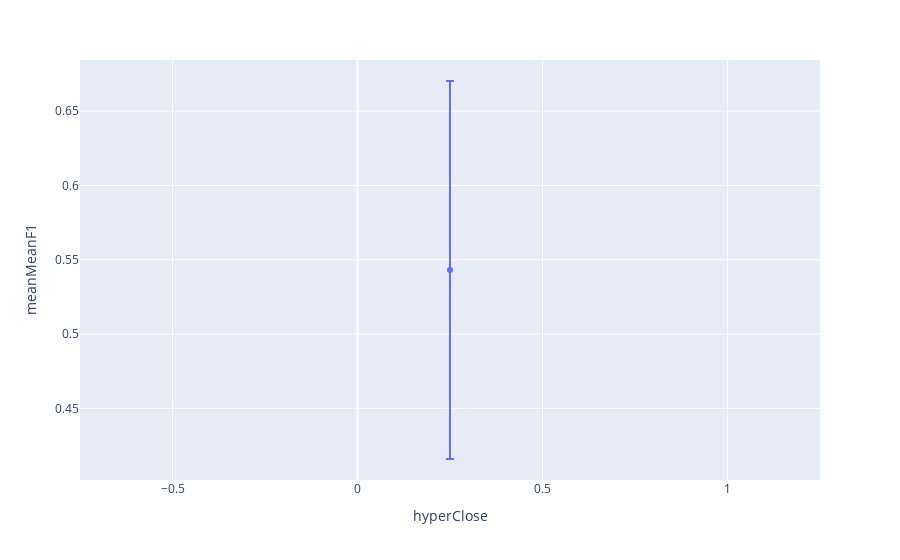

The cell this chart's notebook holds for it:
### Code cell
aux=hyperParams[(hyperParams.hyperThres==optimal.hyperThres)&(hyperParams.hyperDepth==optimal.hyperDepth)&
                (hyperParams.hyperDuration==optimal.hyperDuration)&(hyperParams.hyperConfidence==optimal.hyperConfidence)].reset_index(drop=True)
px.scatter(aux,x='hyperClose',y='meanMeanF1',error_y='stdMeanF1')

### Figure 1 — Plotly figure (JSON) as saved in the notebook; plotly's stock layout.template omitted (floating-point values rounded to 4 significant figures)
{"data": [{"error_y": {"array": [0.1272]}, "hovertemplate": "hyperClose=%{x}<br>meanMeanF1=%{y}<extra></extra>", "legendgroup": "", "marker": {"color": "#636efa", "symbol": "circle"}, "mode": "markers", "name": "", "orientation": "v", "showlegend": false, "type": "scatter", "x": [0.25], "xaxis": "x", "y": [0.5431], "yaxis": "y"}], "layout": {"legend": {"tracegroupgap": 0}, "margin": {"t": 60}, "xaxis": {"anchor": "y", "domain": [0, 1], "title": {"text": "hyperClose"}}, "yaxis": {"anchor": "x", "domain": [0, 1], "title": {"text": "meanMeanF1"}}}}
